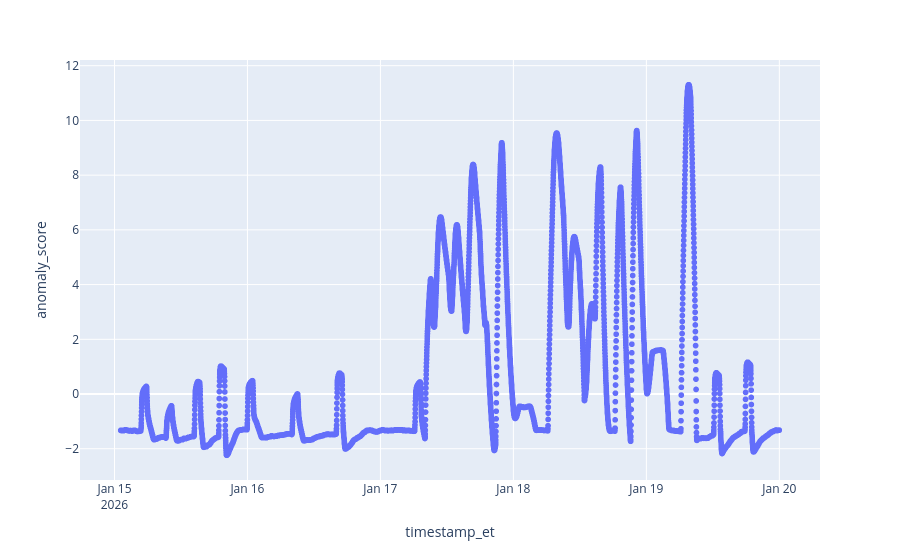

The cell this chart's notebook holds for it:
### Code cell
import plotly.express as px
df = scores_df.df
df = df[df['container_id'] == 0]
px.scatter(df, x='timestamp_et', y='anomaly_score')

### Figure 1 — Plotly figure (JSON) as saved in the notebook; plotly's stock layout.template omitted (floating-point values rounded to 4 significant figures; data arrays with more than 128 entries replaced by an {"elided": "..."} marker saying what was removed)
{"data": [{"hovertemplate": "timestamp_et=%{x}<br>anomaly_score=%{y}<extra></extra>", "legendgroup": "", "marker": {"color": "#636efa", "symbol": "circle"}, "mode": "markers", "name": "", "showlegend": false, "type": "scattergl", "x": {"elided": "7132 str values"}, "xaxis": "x", "y": {"elided": "7132 float values"}, "yaxis": "y"}], "layout": {"legend": {"tracegroupgap": 0}, "margin": {"t": 60}, "xaxis": {"anchor": "y", "domain": [0, 1], "title": {"text": "timestamp_et"}}, "yaxis": {"anchor": "x", "domain": [0, 1], "title": {"text": "anomaly_score"}}}}
